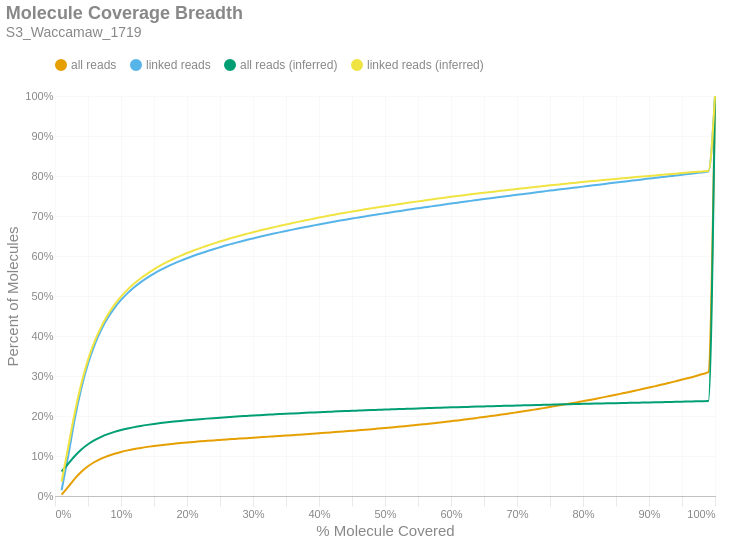

Here is the notebook cell this chart was saved with:
### Markdown cell above
### Molecule Read Coverage
This chart shows molecule coverage breadth as computed by the number of bases aligned to that molecule. In other words, "*how much of each unique long molecule is actually sequenced/aligned?*" Keep in mind there is a distinction between sequences and alignments, since some sequences belonging to a particular molecule may not align well and wouldn't appear in the alignment data. This chart also shows molecule coverage breadth as computed by the *inferred fragment* from which the aligned sequences originate. Unlike read coverage, this calculation takes into account the total insert size, including unsequenced gaps between the forward and reverse reads. Like the previous figures, these are cumulative percents.

### Code cell
if SKIPLR:
    print_html(f"Skipped")
else:
    binned_df = consolidated_hist(valids['coverage_bp'], mask, 0.01, True)
    binned_df_inf = consolidated_hist(valids['coverage_inserts'], mask, 0.01, True)
    binned_df = binned_df.with_columns(pl.lit(binned_df_inf['all reads (cumsum)']).alias('all reads (inferred)'))
    binned_df = binned_df.with_columns(pl.lit(binned_df_inf['linked reads (cumsum)']).alias('linked reads (inferred)'))
    binned_df = binned_df.with_columns(
        (pl.col('bin').cast(pl.Float64) + 0.01).alias('right_edge')
    )

    with SafeRender(binned_df):
        (
            density_plot(binned_df, 'Molecule Coverage Breadth', samplename, 'molcov', ['all reads (inferred)','linked reads (inferred)'])
            .encode(
                #x=alt.X('bin:Q', title="% Molecule Covered").axis(format = '%').scale(padding=0),
                x=alt.X('right_edge:Q', title="% Molecule Covered").axis(format='%').scale(padding=0),
                y=alt.Y('value:Q', title='Percent of Molecules')
                    .axis(format='%')
                    .stack(False)
                    .scale(domainMin=0, padding=0),
                color=alt.Color("key:N").scale(domain = ["all reads", "linked reads", "all reads (inferred)", "linked reads (inferred)"]),
                tooltip = [
                    alt.Tooltip("key:N", title = "Data Type"),
                    alt.Tooltip("range_label:N", title="% Molecule Covered"),
                    alt.Tooltip("value:Q", format = ".2%", title="% Molecules")
                ]
            )
        ).display()

### Figure 1 — Vega-Lite specification as saved in the notebook (floating-point values rounded to 4 significant figures)
{"width": "container", "height": 400, "config": {"title": {"anchor": "start", "dy": -15, "fontSize": 18, "color": "#888888", "subtitleColor": "#888888", "subtitleFontSize": 14}, "arc": {"fill": "#0072B2"}, "axis": {"domainColor": "#888888", "domainWidth": 0.5, "gridWidth": 0.2, "grid": false, "titleFontWeight": 400, "titleFontSize": 15, "labelFontSize": 11, "labelColor": "#888888", "tickColor": "#888888", "tickWidth": 0.2, "titleColor": "#888888"}, "axisBand": {"grid": false}, "axisX": {"grid": true, "tickSize": 10, "domainCap": "round"}, "axisY": {"domain": false, "grid": true, "tickSize": 0, "domainCap": "round"}, "background": "transparent", "header": {"labelFontSize": 15, "labelColor": "#888888", "titleFontSize": 15, "titleFontWeight": 600, "titleColor": "#888888"}, "legend": {"labelFont": "sans-serif", "labelFontSize": 12, "labelColor": "#888888", "symbolSize": 100, "symbolType": "circle", "titleFontSize": 12, "titlePadding": 10, "titleColor": "#888888", "title": null, "orient": "top"}, "range": {"category": ["#E69F00", "#56B4E9", "#009E73", "#F0E442", "#0072B2", "#D55E00", "#CC79A7", "#000000"], "diverging": ["#cfe8f3", "#a2d4ec", "#73bfe2", "#46abdb", "#1696d2", "#12719e"]}, "area": {"fill": "#0072B2", "fillOpacity": 0.7, "line": true, "strokeOpacity": 0.7}, "line": {"color": "#0072B2", "stroke": "#0072B2", "strokeWidth": 2}, "trail": {"color": "#0072B2", "stroke": "#0072B2", "strokeWidth": 0, "size": 1}, "point": {"filled": true, "fillOpacity": 1.0, "size": 95}, "text": {"color": "#888888", "fontSize": 11, "align": "right", "fontWeight": 400, "size": 11}, "bar": {"fill": "#0072B2", "stroke": null}, "view": {"stroke": null, "continuousWidth": 660, "continuousHeight": 400}}, "data": {"name": "data-c361b4ec3772a4a3defb467dc45333a0"}, "mark": {"type": "line", "interpolate": "monotone", "point": {"opacity": 0, "size": 275}}, "encoding": {"color": {"field": "key", "scale": {"domain": ["all reads", "linked reads", "all reads (inferred)", "linked reads (inferred)"]}, "type": "nominal"}, "tooltip": [{"field": "key", "title": "Data Type", "type": "nominal"}, {"field": "range_label", "title": "% Molecule Covered", "type": "nominal"}, {"field": "value", "format": ".2%", "title": "% Molecules", "type": "quantitative"}], "x": {"axis": {"format": "%"}, "field": "right_edge", "scale": {"padding": 0}, "title": "% Molecule Covered", "type": "quantitative"}, "y": {"axis": {"format": "%"}, "field": "value", "scale": {"domainMin": 0, "padding": 0}, "stack": false, "title": "Percent of Molecules", "type": "quantitative"}}, "params": [{"name": "param_c36ac31b6afebe62", "select": {"type": "point", "fields": ["key"]}, "bind": "legend"}], "title": {"text": "Molecule Coverage Breadth", "subtitle": "S3_Waccamaw_1719"}, "transform": [{"fold": ["all reads (cumsum)", "linked reads (cumsum)", "all reads (inferred)", "linked reads (inferred)"]}, {"calculate": "replace(datum.key, ' (cumsum)', '')", "as": "key"}, {"filter": {"param": "param_c36ac31b6afebe62"}}], "usermeta": {"embedOptions": {"downloadFileName": "S3_Waccamaw_1719.molcov"}}, "$schema": "https://vega.github.io/schema/vega-lite/v6.1.0.json", "datasets": {"data-c361b4ec3772a4a3defb467dc45333a0": [{"bin": "0.0", "interval": "0.0-0.01", "all reads": 0.003383, "linked reads": 0.01425, "all reads (cumsum)": 0.003383, "linked reads (cumsum)": 0.01425, "range_label": "0.0-0.01", "all reads (inferred)": 0.06129, "linked reads (inferred)": 0.03567, "right_edge": 0.01}, {"bin": "0.01", "interval": "0.01-0.02", "all reads": 0.01943, "linked reads": 0.08616, "all reads (cumsum)": 0.02281, "linked reads (cumsum)": 0.1004, "range_label": "0.01-0.02", "all reads (inferred)": 0.08067, "linked reads (inferred)": 0.122, "right_edge": 0.02}, {"bin": "0.02", "interval": "0.02-0.03", "all reads": 0.02076, "linked reads": 0.09262, "all reads (cumsum)": 0.04357, "linked reads (cumsum)": 0.193, "range_label": "0.02-0.03", "all reads (inferred)": 0.1001, "linked reads (inferred)": 0.2089, "right_edge": 0.03}, {"bin": "0.03", "interval": "0.03-0.04", "all reads": 0.01718, "linked reads": 0.07669, "all reads (cumsum)": 0.06075, "linked reads (cumsum)": 0.2697, "range_label": "0.03-0.04", "all reads (inferred)": 0.1164, "linked reads (inferred)": 0.2818, "right_edge": 0.04}, {"bin": "0.04", "interval": "0.04-0.05", "all reads": 0.01363, "linked reads": 0.06087, "all reads (cumsum)": 0.07437, "linked reads (cumsum)": 0.3306, "range_label": "0.04-0.05", "all reads (inferred)": 0.1294, "linked reads (inferred)": 0.3402, "right_edge": 0.05}, {"bin": "0.05", "interval": "0.05-0.06", "all reads": 0.01063, "linked reads": 0.04741, "all reads (cumsum)": 0.08501, "linked reads (cumsum)": 0.378, "range_label": "0.05-0.06", "all reads (inferred)": 0.1398, "linked reads (inferred)": 0.3863, "right_edge": 0.06}, {"bin": "0.06", "interval": "0.06-0.07", "all reads": 0.008397, "linked reads": 0.03741, "all reads (cumsum)": 0.0934, "linked reads (cumsum)": 0.4154, "range_label": "0.06-0.07", "all reads (inferred)": 0.148, "linked reads (inferred)": 0.4229, "right_edge": 0.07}, {"bin": "0.07", "interval": "0.07-0.08", "all reads": 0.006741, "linked reads": 0.03002, "all reads (cumsum)": 0.1001, "linked reads (cumsum)": 0.4454, "range_label": "0.07-0.08", "all reads (inferred)": 0.1547, "linked reads (inferred)": 0.4531, "right_edge": 0.08}, {"bin": "0.08", "interval": "0.08-0.09", "all reads": 0.005467, "linked reads": 0.02435, "all reads (cumsum)": 0.1056, "linked reads (cumsum)": 0.4698, "range_label": "0.08-0.09", "all reads (inferred)": 0.1602, "linked reads (inferred)": 0.4777, "right_edge": 0.09}, {"bin": "0.09", "interval": "0.09-0.1", "all reads": 0.004577, "linked reads": 0.02036, "all reads (cumsum)": 0.1102, "linked reads (cumsum)": 0.4901, "range_label": "0.09-0.1", "all reads (inferred)": 0.1648, "linked reads (inferred)": 0.4983, "right_edge": 0.1}, {"bin": "0.1", "interval": "0.1-0.11", "all reads": 0.003847, "linked reads": 0.01706, "all reads (cumsum)": 0.114, "linked reads (cumsum)": 0.5072, "range_label": "0.1-0.11", "all reads (inferred)": 0.1688, "linked reads (inferred)": 0.516, "right_edge": 0.11}, {"bin": "0.11", "interval": "0.11-0.12", "all reads": 0.003331, "linked reads": 0.01476, "all reads (cumsum)": 0.1174, "linked reads (cumsum)": 0.522, "range_label": "0.11-0.12", "all reads (inferred)": 0.1722, "linked reads (inferred)": 0.5311, "right_edge": 0.12}, {"bin": "0.12", "interval": "0.12-0.13", "all reads": 0.002887, "linked reads": 0.01276, "all reads (cumsum)": 0.1203, "linked reads (cumsum)": 0.5347, "range_label": "0.12-0.13", "all reads (inferred)": 0.1752, "linked reads (inferred)": 0.5444, "right_edge": 0.13}, {"bin": "0.13", "interval": "0.13-0.14", "all reads": 0.002566, "linked reads": 0.0113, "all reads (cumsum)": 0.1228, "linked reads (cumsum)": 0.546, "range_label": "0.13-0.14", "all reads (inferred)": 0.1778, "linked reads (inferred)": 0.5561, "right_edge": 0.14}, {"bin": "0.14", "interval": "0.14-0.15", "all reads": 0.002268, "linked reads": 0.009991, "all reads (cumsum)": 0.1251, "linked reads (cumsum)": 0.556, "range_label": "0.14-0.15", "all reads (inferred)": 0.1802, "linked reads (inferred)": 0.5667, "right_edge": 0.15}, {"bin": "0.15", "interval": "0.15-0.16", "all reads": 0.00207, "linked reads": 0.009112, "all reads (cumsum)": 0.1272, "linked reads (cumsum)": 0.5651, "range_label": "0.15-0.16", "all reads (inferred)": 0.1823, "linked reads (inferred)": 0.5764, "right_edge": 0.16}, {"bin": "0.16", "interval": "0.16-0.17", "all reads": 0.00187, "linked reads": 0.008224, "all reads (cumsum)": 0.129, "linked reads (cumsum)": 0.5734, "range_label": "0.16-0.17", "all reads (inferred)": 0.1843, "linked reads (inferred)": 0.585, "right_edge": 0.17}, {"bin": "0.17", "interval": "0.17-0.18", "all reads": 0.001716, "linked reads": 0.007512, "all reads (cumsum)": 0.1307, "linked reads (cumsum)": 0.5809, "range_label": "0.17-0.18", "all reads (inferred)": 0.1861, "linked reads (inferred)": 0.5931, "right_edge": 0.18}, {"bin": "0.18", "interval": "0.18-0.19", "all reads": 0.001573, "linked reads": 0.006889, "all reads (cumsum)": 0.1323, "linked reads (cumsum)": 0.5878, "range_label": "0.18-0.19", "all reads (inferred)": 0.1878, "linked reads (inferred)": 0.6005, "right_edge": 0.19}, {"bin": "0.19", "interval": "0.19-0.2", "all reads": 0.001507, "linked reads": 0.006577, "all reads (cumsum)": 0.1338, "linked reads (cumsum)": 0.5943, "range_label": "0.19-0.2", "all reads (inferred)": 0.1893, "linked reads (inferred)": 0.6074, "right_edge": 0.2}, {"bin": "0.2", "interval": "0.2-0.21", "all reads": 0.001427, "linked reads": 0.006222, "all reads (cumsum)": 0.1352, "linked reads (cumsum)": 0.6006, "range_label": "0.2-0.21", "all reads (inferred)": 0.1908, "linked reads (inferred)": 0.6139, "right_edge": 0.21}, {"bin": "0.21", "interval": "0.21-0.22", "all reads": 0.001343, "linked reads": 0.005817, "all reads (cumsum)": 0.1366, "linked reads (cumsum)": 0.6064, "range_label": "0.21-0.22", "all reads (inferred)": 0.1921, "linked reads (inferred)": 0.6198, "right_edge": 0.22}, {"bin": "0.22", "interval": "0.22-0.23", "all reads": 0.001238, "linked reads": 0.005319, "all reads (cumsum)": 0.1378, "linked reads (cumsum)": 0.6117, "range_label": "0.22-0.23", "all reads (inferred)": 0.1934, "linked reads (inferred)": 0.6255, "right_edge": 0.23}, {"bin": "0.23", "interval": "0.23-0.24", "all reads": 0.001209, "linked reads": 0.005154, "all reads (cumsum)": 0.139, "linked reads (cumsum)": 0.6168, "range_label": "0.23-0.24", "all reads (inferred)": 0.1947, "linked reads (inferred)": 0.631, "right_edge": 0.24}, {"bin": "0.24", "interval": "0.24-0.25", "all reads": 0.00117, "linked reads": 0.004987, "all reads (cumsum)": 0.1402, "linked reads (cumsum)": 0.6218, "range_label": "0.24-0.25", "all reads (inferred)": 0.1959, "linked reads (inferred)": 0.6364, "right_edge": 0.25}, {"bin": "0.25", "interval": "0.25-0.26", "all reads": 0.001164, "linked reads": 0.004914, "all reads (cumsum)": 0.1414, "linked reads (cumsum)": 0.6267, "range_label": "0.25-0.26", "all reads (inferred)": 0.197, "linked reads (inferred)": 0.6414, "right_edge": 0.26}, {"bin": "0.26", "interval": "0.26-0.27", "all reads": 0.001109, "linked reads": 0.004583, "all reads (cumsum)": 0.1425, "linked reads (cumsum)": 0.6313, "range_label": "0.26-0.27", "all reads (inferred)": 0.1981, "linked reads (inferred)": 0.6462, "right_edge": 0.27}, {"bin": "0.27", "interval": "0.27-0.28", "all reads": 0.001095, "linked reads": 0.004494, "all reads (cumsum)": 0.1436, "linked reads (cumsum)": 0.6358, "range_label": "0.27-0.28", "all reads (inferred)": 0.1991, "linked reads (inferred)": 0.6507, "right_edge": 0.28}, {"bin": "0.28", "interval": "0.28-0.29", "all reads": 0.001055, "linked reads": 0.004185, "all reads (cumsum)": 0.1446, "linked reads (cumsum)": 0.64, "range_label": "0.28-0.29", "all reads (inferred)": 0.2001, "linked reads (inferred)": 0.6551, "right_edge": 0.29}, {"bin": "0.29", "interval": "0.29-0.3", "all reads": 0.001028, "linked reads": 0.003974, "all reads (cumsum)": 0.1457, "linked reads (cumsum)": 0.644, "range_label": "0.29-0.3", "all reads (inferred)": 0.2011, "linked reads (inferred)": 0.6596, "right_edge": 0.3}, {"bin": "0.3", "interval": "0.3-0.31", "all reads": 0.001083, "linked reads": 0.004033, "all reads (cumsum)": 0.1467, "linked reads (cumsum)": 0.648, "range_label": "0.3-0.31", "all reads (inferred)": 0.2021, "linked reads (inferred)": 0.6636, "right_edge": 0.31}, {"bin": "0.31", "interval": "0.31-0.32", "all reads": 0.001064, "linked reads": 0.003814, "all reads (cumsum)": 0.1478, "linked reads (cumsum)": 0.6518, "range_label": "0.31-0.32", "all reads (inferred)": 0.203, "linked reads (inferred)": 0.6675, "right_edge": 0.32}, {"bin": "0.32", "interval": "0.32-0.33", "all reads": 0.001071, "linked reads": 0.003694, "all reads (cumsum)": 0.1489, "linked reads (cumsum)": 0.6555, "range_label": "0.32-0.33", "all reads (inferred)": 0.2038, "linked reads (inferred)": 0.6714, "right_edge": 0.33}, {"bin": "0.33", "interval": "0.33-0.34", "all reads": 0.001073, "linked reads": 0.003565, "all reads (cumsum)": 0.15, "linked reads (cumsum)": 0.6591, "range_label": "0.33-0.34", "all reads (inferred)": 0.2047, "linked reads (inferred)": 0.6752, "right_edge": 0.34}, {"bin": "0.34", "interval": "0.34-0.35", "all reads": 0.001083, "linked reads": 0.003496, "all reads (cumsum)": 0.151, "linked reads (cumsum)": 0.6626, "range_label": "0.34-0.35", "all reads (inferred)": 0.2056, "linked reads (inferred)": 0.679, "right_edge": 0.35}, {"bin": "0.35", "interval": "0.35-0.36", "all reads": 0.001092, "linked reads": 0.003374, "all reads (cumsum)": 0.1521, "linked reads (cumsum)": 0.666, "range_label": "0.35-0.36", "all reads (inferred)": 0.2064, "linked reads (inferred)": 0.6825, "right_edge": 0.36}, {"bin": "0.36", "interval": "0.36-0.37", "all reads": 0.00113, "linked reads": 0.003316, "all reads (cumsum)": 0.1533, "linked reads (cumsum)": 0.6693, "range_label": "0.36-0.37", "all reads (inferred)": 0.2072, "linked reads (inferred)": 0.6859, "right_edge": 0.37}, {"bin": "0.37", "interval": "0.37-0.38", "all reads": 0.001134, "linked reads": 0.003325, "all reads (cumsum)": 0.1544, "linked reads (cumsum)": 0.6726, "range_label": "0.37-0.38", "all reads (inferred)": 0.2079, "linked reads (inferred)": 0.6894, "right_edge": 0.38}, {"bin": "0.38", "interval": "0.38-0.39", "all reads": 0.001148, "linked reads": 0.003215, "all reads (cumsum)": 0.1555, "linked reads (cumsum)": 0.6758, "range_label": "0.38-0.39", "all reads (inferred)": 0.2087, "linked reads (inferred)": 0.6927, "right_edge": 0.39}, {"bin": "0.39", "interval": "0.39-0.4", "all reads": 0.001179, "linked reads": 0.003158, "all reads (cumsum)": 0.1567, "linked reads (cumsum)": 0.679, "range_label": "0.39-0.4", "all reads (inferred)": 0.2095, "linked reads (inferred)": 0.696, "right_edge": 0.4}, {"bin": "0.4", "interval": "0.4-0.41", "all reads": 0.001151, "linked reads": 0.002922, "all reads (cumsum)": 0.1579, "linked reads (cumsum)": 0.6819, "range_label": "0.4-0.41", "all reads (inferred)": 0.2102, "linked reads (inferred)": 0.6992, "right_edge": 0.41}, {"bin": "0.41", "interval": "0.41-0.42", "all reads": 0.001237, "linked reads": 0.003044, "all reads (cumsum)": 0.1591, "linked reads (cumsum)": 0.6849, "range_label": "0.41-0.42", "all reads (inferred)": 0.2109, "linked reads (inferred)": 0.7023, "right_edge": 0.42}, {"bin": "0.42", "interval": "0.42-0.43", "all reads": 0.001271, "linked reads": 0.002983, "all reads (cumsum)": 0.1604, "linked reads (cumsum)": 0.6879, "range_label": "0.42-0.43", "all reads (inferred)": 0.2116, "linked reads (inferred)": 0.7054, "right_edge": 0.43}, {"bin": "0.43", "interval": "0.43-0.44", "all reads": 0.001296, "linked reads": 0.002935, "all reads (cumsum)": 0.1617, "linked reads (cumsum)": 0.6909, "range_label": "0.43-0.44", "all reads (inferred)": 0.2123, "linked reads (inferred)": 0.7082, "right_edge": 0.44}, {"bin": "0.44", "interval": "0.44-0.45", "all reads": 0.001304, "linked reads": 0.002775, "all reads (cumsum)": 0.163, "linked reads (cumsum)": 0.6936, "range_label": "0.44-0.45", "all reads (inferred)": 0.2129, "linked reads (inferred)": 0.711, "right_edge": 0.45}, {"bin": "0.45", "interval": "0.45-0.46", "all reads": 0.001309, "linked reads": 0.002677, "all reads (cumsum)": 0.1643, "linked reads (cumsum)": 0.6963, "range_label": "0.45-0.46", "all reads (inferred)": 0.2136, "linked reads (inferred)": 0.7139, "right_edge": 0.46}, {"bin": "0.46", "interval": "0.46-0.47", "all reads": 0.00137, "linked reads": 0.002686, "all reads (cumsum)": 0.1657, "linked reads (cumsum)": 0.699, "range_label": "0.46-0.47", "all reads (inferred)": 0.2143, "linked reads (inferred)": 0.7167, "right_edge": 0.47}, {"bin": "0.47", "interval": "0.47-0.48", "all reads": 0.001413, "linked reads": 0.002643, "all reads (cumsum)": 0.1671, "linked reads (cumsum)": 0.7016, "range_label": "0.47-0.48", "all reads (inferred)": 0.2149, "linked reads (inferred)": 0.7193, "right_edge": 0.48}, {"bin": "0.48", "interval": "0.48-0.49", "all reads": 0.001399, "linked reads": 0.002534, "all reads (cumsum)": 0.1685, "linked reads (cumsum)": 0.7042, "range_label": "0.48-0.49", "all reads (inferred)": 0.2155, "linked reads (inferred)": 0.7218, "right_edge": 0.49}, {"bin": "0.49", "interval": "0.49-0.5", "all reads": 0.001523, "linked reads": 0.002582, "all reads (cumsum)": 0.17, "linked reads (cumsum)": 0.7068, "range_label": "0.49-0.5", "all reads (inferred)": 0.2161, "linked reads (inferred)": 0.7245, "right_edge": 0.5}, {"bin": "0.5", "interval": "0.5-0.51", "all reads": 0.001442, "linked reads": 0.002583, "all reads (cumsum)": 0.1714, "linked reads (cumsum)": 0.7093, "range_label": "0.5-0.51", "all reads (inferred)": 0.2166, "linked reads (inferred)": 0.7269, "right_edge": 0.51}, {"bin": "0.51", "interval": "0.51-0.52", "all reads": 0.001601, "linked reads": 0.002616, "all reads (cumsum)": 0.173, "linked reads (cumsum)": 0.712, "range_label": "0.51-0.52", "all reads (inferred)": 0.2172, "linked reads (inferred)": 0.7294, "right_edge": 0.52}, {"bin": "0.52", "interval": "0.52-0.53", "all reads": 0.001584, "linked reads": 0.00248, "all reads (cumsum)": 0.1746, "linked reads (cumsum)": 0.7144, "range_label": "0.52-0.53", "all reads (inferred)": 0.2178, "linked reads (inferred)": 0.7318, "right_edge": 0.53}, {"bin": "0.53", "interval": "0.53-0.54", "all reads": 0.001653, "linked reads": 0.00253, "all reads (cumsum)": 0.1763, "linked reads (cumsum)": 0.717, "range_label": "0.53-0.54", "all reads (inferred)": 0.2183, "linked reads (inferred)": 0.7342, "right_edge": 0.54}, {"bin": "0.54", "interval": "0.54-0.55", "all reads": 0.001631, "linked reads": 0.002366, "all reads (cumsum)": 0.1779, "linked reads (cumsum)": 0.7193, "range_label": "0.54-0.55", "all reads (inferred)": 0.2189, "linked reads (inferred)": 0.7366, "right_edge": 0.55}, {"bin": "0.55", "interval": "0.55-0.56", "all reads": 0.001733, "linked reads": 0.002363, "all reads (cumsum)": 0.1796, "linked reads (cumsum)": 0.7217, "range_label": "0.55-0.56", "all reads (inferred)": 0.2194, "linked reads (inferred)": 0.7389, "right_edge": 0.56}, {"bin": "0.56", "interval": "0.56-0.57", "all reads": 0.001767, "linked reads": 0.002398, "all reads (cumsum)": 0.1814, "linked reads (cumsum)": 0.7241, "range_label": "0.56-0.57", "all reads (inferred)": 0.22, "linked reads (inferred)": 0.7413, "right_edge": 0.57}, {"bin": "0.57", "interval": "0.57-0.58", "all reads": 0.001808, "linked reads": 0.0023, "all reads (cumsum)": 0.1832, "linked reads (cumsum)": 0.7264, "range_label": "0.57-0.58", "all reads (inferred)": 0.2205, "linked reads (inferred)": 0.7435, "right_edge": 0.58}, {"bin": "0.58", "interval": "0.58-0.59", "all reads": 0.001899, "linked reads": 0.0023, "all reads (cumsum)": 0.1851, "linked reads (cumsum)": 0.7287, "range_label": "0.58-0.59", "all reads (inferred)": 0.221, "linked reads (inferred)": 0.7457, "right_edge": 0.59}, {"bin": "0.59", "interval": "0.59-0.6", "all reads": 0.001983, "linked reads": 0.002431, "all reads (cumsum)": 0.1871, "linked reads (cumsum)": 0.7311, "range_label": "0.59-0.6", "all reads (inferred)": 0.2216, "linked reads (inferred)": 0.748, "right_edge": 0.6}, {"bin": "0.6", "interval": "0.6-0.61", "all reads": 0.001951, "linked reads": 0.002242, "all reads (cumsum)": 0.189, "linked reads (cumsum)": 0.7334, "range_label": "0.6-0.61", "all reads (inferred)": 0.2221, "linked reads (inferred)": 0.75, "right_edge": 0.61}, {"bin": "0.61", "interval": "0.61-0.62", "all reads": 0.002084, "linked reads": 0.002263, "all reads (cumsum)": 0.1911, "linked reads (cumsum)": 0.7356, "range_label": "0.61-0.62", "all reads (inferred)": 0.2225, "linked reads (inferred)": 0.7521, "right_edge": 0.62}, {"bin": "0.62", "interval": "0.62-0.63", "all reads": 0.00204, "linked reads": 0.002207, "all reads (cumsum)": 0.1932, "linked reads (cumsum)": 0.7378, "range_label": "0.62-0.63", "all reads (inferred)": 0.223, "linked reads (inferred)": 0.7542, "right_edge": 0.63}, {"bin": "0.63", "interval": "0.63-0.64", "all reads": 0.002142, "linked reads": 0.002242, "all reads (cumsum)": 0.1953, "linked reads (cumsum)": 0.7401, "range_label": "0.63-0.64", "all reads (inferred)": 0.2235, "linked reads (inferred)": 0.7562, "right_edge": 0.64}, {"bin": "0.64", "interval": "0.64-0.65", "all reads": 0.002153, "linked reads": 0.002232, "all reads (cumsum)": 0.1975, "linked reads (cumsum)": 0.7423, "range_label": "0.64-0.65", "all reads (inferred)": 0.224, "linked reads (inferred)": 0.7581, "right_edge": 0.65}, {"bin": "0.65", "interval": "0.65-0.66", "all reads": 0.002303, "linked reads": 0.002191, "all reads (cumsum)": 0.1998, "linked reads (cumsum)": 0.7445, "range_label": "0.65-0.66", "all reads (inferred)": 0.2244, "linked reads (inferred)": 0.76, "right_edge": 0.66}, {"bin": "0.66", "interval": "0.66-0.67", "all reads": 0.002246, "linked reads": 0.002115, "all reads (cumsum)": 0.202, "linked reads (cumsum)": 0.7466, "range_label": "0.66-0.67", "all reads (inferred)": 0.2249, "linked reads (inferred)": 0.7619, "right_edge": 0.67}, {"bin": "0.67", "interval": "0.67-0.68", "all reads": 0.002357, "linked reads": 0.002089, "all reads (cumsum)": 0.2044, "linked reads (cumsum)": 0.7487, "range_label": "0.67-0.68", "all reads (inferred)": 0.2253, "linked reads (inferred)": 0.7639, "right_edge": 0.68}, {"bin": "0.68", "interval": "0.68-0.69", "all reads": 0.002354, "linked reads": 0.002166, "all reads (cumsum)": 0.2067, "linked reads (cumsum)": 0.7509, "range_label": "0.68-0.69", "all reads (inferred)": 0.2258, "linked reads (inferred)": 0.7657, "right_edge": 0.69}, {"bin": "0.69", "interval": "0.69-0.7", "all reads": 0.002513, "linked reads": 0.002141, "all reads (cumsum)": 0.2092, "linked reads (cumsum)": 0.753, "range_label": "0.69-0.7", "all reads (inferred)": 0.2262, "linked reads (inferred)": 0.7676, "right_edge": 0.7}, {"bin": "0.7", "interval": "0.7-0.71", "all reads": 0.002518, "linked reads": 0.002074, "all reads (cumsum)": 0.2118, "linked reads (cumsum)": 0.7551, "range_label": "0.7-0.71", "all reads (inferred)": 0.2266, "linked reads (inferred)": 0.7694, "right_edge": 0.71}, {"bin": "0.71", "interval": "0.71-0.72", "all reads": 0.002547, "linked reads": 0.002066, "all reads (cumsum)": 0.2143, "linked reads (cumsum)": 0.7571, "range_label": "0.71-0.72", "all reads (inferred)": 0.2271, "linked reads (inferred)": 0.7713, "right_edge": 0.72}, {"bin": "0.72", "interval": "0.72-0.73", "all reads": 0.00273, "linked reads": 0.002217, "all reads (cumsum)": 0.217, "linked reads (cumsum)": 0.7594, "range_label": "0.72-0.73", "all reads (inferred)": 0.2275, "linked reads (inferred)": 0.7731, "right_edge": 0.73}, {"bin": "0.73", "interval": "0.73-0.74", "all reads": 0.00268, "linked reads": 0.00204, "all reads (cumsum)": 0.2197, "linked reads (cumsum)": 0.7614, "range_label": "0.73-0.74", "all reads (inferred)": 0.2279, "linked reads (inferred)": 0.7748, "right_edge": 0.74}, {"bin": "0.74", "interval": "0.74-0.75", "all reads": 0.002892, "linked reads": 0.002065, "all reads (cumsum)": 0.2226, "linked reads (cumsum)": 0.7635, "range_label": "0.74-0.75", "all reads (inferred)": 0.2284, "linked reads (inferred)": 0.7766, "right_edge": 0.75}, {"bin": "0.75", "interval": "0.75-0.76", "all reads": 0.002709, "linked reads": 0.001936, "all reads (cumsum)": 0.2253, "linked reads (cumsum)": 0.7654, "range_label": "0.75-0.76", "all reads (inferred)": 0.2287, "linked reads (inferred)": 0.7783, "right_edge": 0.76}, {"bin": "0.76", "interval": "0.76-0.77", "all reads": 0.002803, "linked reads": 0.001997, "all reads (cumsum)": 0.2281, "linked reads (cumsum)": 0.7674, "range_label": "0.76-0.77", "all reads (inferred)": 0.2291, "linked reads (inferred)": 0.78, "right_edge": 0.77}, {"bin": "0.77", "interval": "0.77-0.78", "all reads": 0.002879, "linked reads": 0.001984, "all reads (cumsum)": 0.231, "linked reads (cumsum)": 0.7694, "range_label": "0.77-0.78", "all reads (inferred)": 0.2296, "linked reads (inferred)": 0.7818, "right_edge": 0.78}, {"bin": "0.78", "interval": "0.78-0.79", "all reads": 0.002981, "linked reads": 0.002082, "all reads (cumsum)": 0.234, "linked reads (cumsum)": 0.7715, "range_label": "0.78-0.79", "all reads (inferred)": 0.2299, "linked reads (inferred)": 0.7834, "right_edge": 0.79}, {"bin": "0.79", "interval": "0.79-0.8", "all reads": 0.003191, "linked reads": 0.001982, "all reads (cumsum)": 0.2372, "linked reads (cumsum)": 0.7734, "range_label": "0.79-0.8", "all reads (inferred)": 0.2303, "linked reads (inferred)": 0.7851, "right_edge": 0.8}, {"bin": "0.8", "interval": "0.8-0.81", "all reads": 0.002968, "linked reads": 0.001926, "all reads (cumsum)": 0.2401, "linked reads (cumsum)": 0.7754, "range_label": "0.8-0.81", "all reads (inferred)": 0.2307, "linked reads (inferred)": 0.7866, "right_edge": 0.81}, {"bin": "0.81", "interval": "0.81-0.82", "all reads": 0.003176, "linked reads": 0.002144, "all reads (cumsum)": 0.2433, "linked reads (cumsum)": 0.7775, "range_label": "0.81-0.82", "all reads (inferred)": 0.2311, "linked reads (inferred)": 0.7881, "right_edge": 0.82}, {"bin": "0.82", "interval": "0.82-0.83", "all reads": 0.003244, "linked reads": 0.002073, "all reads (cumsum)": 0.2466, "linked reads (cumsum)": 0.7796, "range_label": "0.82-0.83", "all reads (inferred)": 0.2314, "linked reads (inferred)": 0.7897, "right_edge": 0.83}, {"bin": "0.83", "interval": "0.83-0.84", "all reads": 0.003344, "linked reads": 0.002064, "all reads (cumsum)": 0.2499, "linked reads (cumsum)": 0.7817, "range_label": "0.83-0.84", "all reads (inferred)": 0.2318, "linked reads (inferred)": 0.7912, "right_edge": 0.84}, {"bin": "0.84", "interval": "0.84-0.85", "all reads": 0.003294, "linked reads": 0.001965, "all reads (cumsum)": 0.2532, "linked reads (cumsum)": 0.7836, "range_label": "0.84-0.85", "all reads (inferred)": 0.2322, "linked reads (inferred)": 0.7928, "right_edge": 0.85}, {"bin": "0.85", "interval": "0.85-0.86", "all reads": 0.0035, "linked reads": 0.001967, "all reads (cumsum)": 0.2567, "linked reads (cumsum)": 0.7856, "range_label": "0.85-0.86", "all reads (inferred)": 0.2325, "linked reads (inferred)": 0.7942, "right_edge": 0.86}, {"bin": "0.86", "interval": "0.86-0.87", "all reads": 0.003469, "linked reads": 0.001993, "all reads (cumsum)": 0.2602, "linked reads (cumsum)": 0.7876, "range_label": "0.86-0.87", "all reads (inferred)": 0.2329, "linked reads (inferred)": 0.7957, "right_edge": 0.87}, {"bin": "0.87", "interval": "0.87-0.88", "all reads": 0.003531, "linked reads": 0.001919, "all reads (cumsum)": 0.2637, "linked reads (cumsum)": 0.7895, "range_label": "0.87-0.88", "all reads (inferred)": 0.2332, "linked reads (inferred)": 0.7972, "right_edge": 0.88}, {"bin": "0.88", "interval": "0.88-0.89", "all reads": 0.003607, "linked reads": 0.002026, "all reads (cumsum)": 0.2673, "linked reads (cumsum)": 0.7915, "range_label": "0.88-0.89", "all reads (inferred)": 0.2336, "linked reads (inferred)": 0.7986, "right_edge": 0.89}, {"bin": "0.89", "interval": "0.89-0.9", "all reads": 0.0038, "linked reads": 0.00203, "all reads (cumsum)": 0.2711, "linked reads (cumsum)": 0.7936, "range_label": "0.89-0.9", "all reads (inferred)": 0.2339, "linked reads (inferred)": 0.8001, "right_edge": 0.9}, {"bin": "0.9", "interval": "0.9-0.91", "all reads": 0.003554, "linked reads": 0.001888, "all reads (cumsum)": 0.2747, "linked reads (cumsum)": 0.7954, "range_label": "0.9-0.91", "all reads (inferred)": 0.2343, "linked reads (inferred)": 0.8015, "right_edge": 0.91}, {"bin": "0.91", "interval": "0.91-0.92", "all reads": 0.00413, "linked reads": 0.00198, "all reads (cumsum)": 0.2788, "linked reads (cumsum)": 0.7974, "range_label": "0.91-0.92", "all reads (inferred)": 0.2347, "linked reads (inferred)": 0.803, "right_edge": 0.92}, {"bin": "0.92", "interval": "0.92-0.93", "all reads": 0.003652, "linked reads": 0.001826, "all reads (cumsum)": 0.2824, "linked reads (cumsum)": 0.7992, "range_label": "0.92-0.93", "all reads (inferred)": 0.235, "linked reads (inferred)": 0.8044, "right_edge": 0.93}, {"bin": "0.93", "interval": "0.93-0.94", "all reads": 0.004098, "linked reads": 0.001978, "all reads (cumsum)": 0.2865, "linked reads (cumsum)": 0.8012, "range_label": "0.93-0.94", "all reads (inferred)": 0.2354, "linked reads (inferred)": 0.8058, "right_edge": 0.94}, {"bin": "0.94", "interval": "0.94-0.95", "all reads": 0.004505, "linked reads": 0.001856, "all reads (cumsum)": 0.291, "linked reads (cumsum)": 0.8031, "range_label": "0.94-0.95", "all reads (inferred)": 0.2357, "linked reads (inferred)": 0.8073, "right_edge": 0.95}, {"bin": "0.95", "interval": "0.95-0.96", "all reads": 0.003835, "linked reads": 0.002052, "all reads (cumsum)": 0.2949, "linked reads (cumsum)": 0.8051, "range_label": "0.95-0.96", "all reads (inferred)": 0.2362, "linked reads (inferred)": 0.8087, "right_edge": 0.96}, {"bin": "0.96", "interval": "0.96-0.97", "all reads": 0.004514, "linked reads": 0.001961, "all reads (cumsum)": 0.2994, "linked reads (cumsum)": 0.8071, "range_label": "0.96-0.97", "all reads (inferred)": 0.2366, "linked reads (inferred)": 0.8102, "right_edge": 0.97}, {"bin": "0.97", "interval": "0.97-0.98", "all reads": 0.005132, "linked reads": 0.00185, "all reads (cumsum)": 0.3045, "linked reads (cumsum)": 0.8089, "range_label": "0.97-0.98", "all reads (inferred)": 0.237, "linked reads (inferred)": 0.8115, "right_edge": 0.98}, {"bin": "0.98", "interval": "0.98-0.99", "all reads": 0.004909, "linked reads": 0.002011, "all reads (cumsum)": 0.3094, "linked reads (cumsum)": 0.811, "range_label": "0.98-0.99", "all reads (inferred)": 0.2374, "linked reads (inferred)": 0.8123, "right_edge": 0.99}, {"bin": "0.99", "interval": "0.99-1.0", "all reads": 0.6906, "linked reads": 0.189, "all reads (cumsum)": 1.0, "linked reads (cumsum)": 1.0, "range_label": "0.99-1.0", "all reads (inferred)": 1.0, "linked reads (inferred)": 1.0, "right_edge": 1.0}]}}
